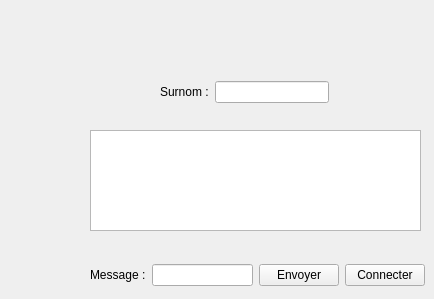
      <widget class="QWidget" name="tab_23">
       <attribute name="title">
        <string>Chat</string>
       </attribute>
       <widget class="QWidget" name="layoutWidget_2">
        <property name="geometry">
         <rect>
          <x>160</x>
          <y>80</y>
          <width>169</width>
          <height>24</height>
         </rect>
        </property>
        <layout class="QHBoxLayout" name="horizontalLayout_8">
         <item>
          <widget class="QLabel" name="label_91">
           <property name="text">
            <string>Surnom :</string>
           </property>
          </widget>
         </item>
         <item>
          <widget class="QLineEdit" name="surnom"/>
         </item>
        </layout>
       </widget>
       <widget class="QTextEdit" name="textEdit">
        <property name="geometry">
         <rect>
          <x>90</x>
          <y>130</y>
          <width>331</width>
          <height>101</height>
         </rect>
        </property>
       </widget>
       <widget class="QWidget" name="layoutWidget_6">
        <property name="geometry">
         <rect>
          <x>90</x>
          <y>260</y>
          <width>335</width>
          <height>30</height>
         </rect>
        </property>
        <layout class="QHBoxLayout" name="horizontalLayout_9">
         <item>
          <widget class="QLabel" name="label_92">
           <property name="text">
            <string>Message :</string>
           </property>
          </widget>
         </item>
         <item>
          <widget class="QLineEdit" name="message_chat"/>
         </item>
         <item>
          <widget class="QPushButton" name="envoyer_chat">
           <property name="text">
            <string>Envoyer</string>
           </property>
          </widget>
         </item>
         <item>
          <widget class="QPushButton" name="connecter_chat">
           <property name="text">
            <string>Connecter</string>
           </property>
          </widget>
         </item>
        </layout>
       </widget>
      </widget>
